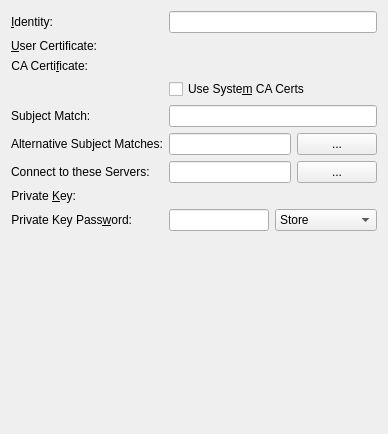
<?xml version="1.0" encoding="UTF-8"?>
<ui version="4.0">
 <class>EapMethodTls</class>
 <widget class="QWidget" name="EapMethodTls">
  <property name="geometry">
   <rect>
    <x>0</x>
    <y>0</y>
    <width>388</width>
    <height>434</height>
   </rect>
  </property>
  <layout class="QVBoxLayout" name="verticalLayout">
   <item>
    <layout class="QFormLayout" name="formLayout">
     <item row="0" column="0">
      <widget class="QLabel" name="label">
       <property name="text">
        <string>&amp;Identity:</string>
       </property>
       <property name="alignment">
        <set>Qt::AlignRight|Qt::AlignTrailing|Qt::AlignVCenter</set>
       </property>
       <property name="buddy">
        <cstring>leIdentity</cstring>
       </property>
      </widget>
     </item>
     <item row="0" column="1">
      <widget class="KLineEdit" name="leIdentity"/>
     </item>
     <item row="1" column="0">
      <widget class="QLabel" name="label_2">
       <property name="text">
        <string>&amp;User Certificate:</string>
       </property>
       <property name="alignment">
        <set>Qt::AlignRight|Qt::AlignTrailing|Qt::AlignVCenter</set>
       </property>
       <property name="buddy">
        <cstring>kurClientCert</cstring>
       </property>
      </widget>
     </item>
     <item row="1" column="1">
      <widget class="KUrlRequester" name="kurClientCert">
       <property name="toolTip">
        <string>If your private key file is in PKCS12 format select it here and in the 'Private Key' field below.</string>
       </property>
      </widget>
     </item>
     <item row="2" column="0">
      <widget class="QLabel" name="label_3">
       <property name="text">
        <string>CA Certi&amp;ficate:</string>
       </property>
       <property name="alignment">
        <set>Qt::AlignRight|Qt::AlignTrailing|Qt::AlignVCenter</set>
       </property>
       <property name="buddy">
        <cstring>kurCaCert</cstring>
       </property>
      </widget>
     </item>
     <item row="2" column="1">
      <widget class="KUrlRequester" name="kurCaCert"/>
     </item>
     <item row="3" column="1">
      <widget class="QCheckBox" name="chkUseSystemCaCerts">
       <property name="text">
        <string>Use Syste&amp;m CA Certs</string>
       </property>
      </widget>
     </item>
     <item row="7" column="0">
      <widget class="QLabel" name="label_4">
       <property name="text">
        <string>Private &amp;Key:</string>
       </property>
       <property name="alignment">
        <set>Qt::AlignRight|Qt::AlignTrailing|Qt::AlignVCenter</set>
       </property>
       <property name="buddy">
        <cstring>kurPrivateKey</cstring>
       </property>
      </widget>
     </item>
     <item row="7" column="1">
      <widget class="KUrlRequester" name="kurPrivateKey">
       <property name="toolTip">
        <string>If your private key file is in PKCS12 format select it here and in the 'User Certificate' field above.</string>
       </property>
      </widget>
     </item>
     <item row="8" column="0">
      <widget class="QLabel" name="label_5">
       <property name="text">
        <string>Private Key Pass&amp;word:</string>
       </property>
       <property name="alignment">
        <set>Qt::AlignRight|Qt::AlignTrailing|Qt::AlignVCenter</set>
       </property>
       <property name="buddy">
        <cstring>lePrivateKeyPassword</cstring>
       </property>
      </widget>
     </item>
     <item row="8" column="1">
      <layout class="QHBoxLayout" name="horizontalLayout">
       <item>
        <widget class="KLineEdit" name="lePrivateKeyPassword">
         <property name="passwordMode">
          <bool>true</bool>
         </property>
        </widget>
       </item>
       <item>
        <widget class="KComboBox" name="cmbPrivateKeyPasswordStorage">
         <item>
          <property name="text">
           <string>Store</string>
          </property>
         </item>
         <item>
          <property name="text">
           <string>Always Ask</string>
          </property>
         </item>
         <item>
          <property name="text">
           <string>Not Required</string>
          </property>
         </item>
        </widget>
       </item>
      </layout>
     </item>
     <item row="4" column="0">
      <widget class="QLabel" name="lblSubjectMatch">
       <property name="text">
        <string>Subject Match:</string>
       </property>
      </widget>
     </item>
     <item row="4" column="1">
      <widget class="KLineEdit" name="leSubjectMatch">
       <property name="toolTip">
        <string>Only connect to servers whose certificate's subject matches this. For the syntax see the wpa_supplicant documentation.</string>
       </property>
      </widget>
     </item>
     <item row="5" column="0">
      <widget class="QLabel" name="lblAltSubjectMatches">
       <property name="text">
        <string>Alternative Subject Matches:</string>
       </property>
      </widget>
     </item>
     <item row="5" column="1">
      <layout class="QHBoxLayout" name="horizontalLayout_3">
       <item>
        <widget class="KLineEdit" name="leAltSubjectMatches">
         <property name="toolTip">
          <string>Only connect to servers whose certificate's alternative subject contains at least one of the entries. For the syntax see the wpa_supplicant documentation. Use ',' to separate entries.</string>
         </property>
        </widget>
       </item>
       <item>
        <widget class="KPushButton" name="altSubjectMatchesMoreBtn">
         <property name="text">
          <string>...</string>
         </property>
        </widget>
       </item>
      </layout>
     </item>
     <item row="6" column="0">
      <widget class="QLabel" name="lblConnectToTheseServers">
       <property name="text">
        <string>Connect to these Servers:</string>
       </property>
      </widget>
     </item>
     <item row="6" column="1">
      <layout class="QHBoxLayout" name="horizontalLayout_4">
       <item>
        <widget class="KLineEdit" name="leConnectToTheseServers">
         <property name="toolTip">
          <string>Only connect to these servers. Use ',' to separate entries.</string>
         </property>
        </widget>
       </item>
       <item>
        <widget class="KPushButton" name="connectToTheseServersMoreBtn">
         <property name="text">
          <string>...</string>
         </property>
        </widget>
       </item>
      </layout>
     </item>
    </layout>
   </item>
   <item>
    <spacer name="verticalSpacer">
     <property name="orientation">
      <enum>Qt::Vertical</enum>
     </property>
     <property name="sizeHint" stdset="0">
      <size>
       <width>20</width>
       <height>1</height>
      </size>
     </property>
    </spacer>
   </item>
  </layout>
 </widget>
 <customwidgets>
  <customwidget>
   <class>KComboBox</class>
   <extends>QComboBox</extends>
   <header>kcombobox.h</header>
  </customwidget>
  <customwidget>
   <class>KLineEdit</class>
   <extends>QLineEdit</extends>
   <header>klineedit.h</header>
  </customwidget>
  <customwidget>
   <class>KPushButton</class>
   <extends>QPushButton</extends>
   <header>kpushbutton.h</header>
  </customwidget>
  <customwidget>
   <class>KUrlRequester</class>
   <extends>QFrame</extends>
   <header>kurlrequester.h</header>
  </customwidget>
 </customwidgets>
 <resources/>
 <connections>
  <connection>
   <sender>chkUseSystemCaCerts</sender>
   <signal>toggled(bool)</signal>
   <receiver>kurCaCert</receiver>
   <slot>setDisabled(bool)</slot>
   <hints>
    <hint type="sourcelabel">
     <x>221</x>
     <y>110</y>
    </hint>
    <hint type="destinationlabel">
     <x>224</x>
     <y>84</y>
    </hint>
   </hints>
  </connection>
 </connections>
</ui>
